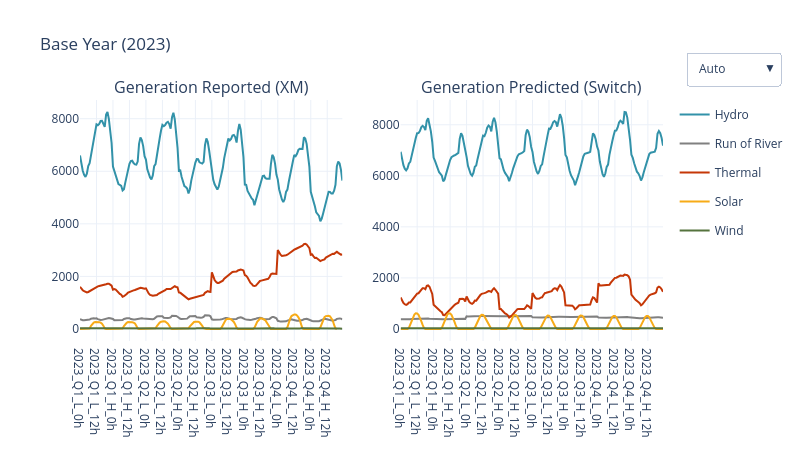

The notebook cell saved with this chart:
### Markdown cell above
### 3.4.5 Dispatch by Technology Switch x XM

### Code cell
gen_res = gen_res[['timestamp', 'Tech', 'DispatchGen_MW', ]]
gen_disp = gen_disp[gen_disp['timestamp'].str.startswith(base_year)][['timestamp', 'Tech', 'DispatchGen_MW']]

sw.dispatch.plot_base_year_comparission(gen_res, gen_disp, base_year='2023')

### Figure 1 — Plotly figure (JSON) as saved in the notebook; plotly's stock layout.template omitted (floating-point values rounded to 4 significant figures; data arrays with more than 128 entries replaced by an {"elided": "..."} marker saying what was removed)
{"data": [{"hovertemplate": "Tech=Hydro<br>timestamp=%{x}<br>DispatchGen_MW=%{y}<extra></extra>", "legendgroup": "Hydro", "line": {"color": "#3292A9", "dash": "solid"}, "marker": {"symbol": "circle"}, "mode": "lines", "name": "Hydro", "orientation": "v", "showlegend": true, "type": "scatter", "x": {"elided": "192 str values"}, "xaxis": "x", "y": {"elided": "192 float values"}, "yaxis": "y"}, {"hovertemplate": "Tech=Run of River<br>timestamp=%{x}<br>DispatchGen_MW=%{y}<extra></extra>", "legendgroup": "Run of River", "line": {"color": "#808080", "dash": "solid"}, "marker": {"symbol": "circle"}, "mode": "lines", "name": "Run of River", "orientation": "v", "showlegend": true, "type": "scatter", "x": {"elided": "192 str values"}, "xaxis": "x", "y": {"elided": "192 float values"}, "yaxis": "y"}, {"hovertemplate": "Tech=Thermal<br>timestamp=%{x}<br>DispatchGen_MW=%{y}<extra></extra>", "legendgroup": "Thermal", "line": {"color": "#C53707", "dash": "solid"}, "marker": {"symbol": "circle"}, "mode": "lines", "name": "Thermal", "orientation": "v", "showlegend": true, "type": "scatter", "x": {"elided": "192 str values"}, "xaxis": "x", "y": {"elided": "192 float values"}, "yaxis": "y"}, {"hovertemplate": "Tech=Solar<br>timestamp=%{x}<br>DispatchGen_MW=%{y}<extra></extra>", "legendgroup": "Solar", "line": {"color": "#F7AB17", "dash": "solid"}, "marker": {"symbol": "circle"}, "mode": "lines", "name": "Solar", "orientation": "v", "showlegend": true, "type": "scatter", "x": {"elided": "161 str values"}, "xaxis": "x", "y": {"elided": "161 float values"}, "yaxis": "y"}, {"hovertemplate": "Tech=Wind<br>timestamp=%{x}<br>DispatchGen_MW=%{y}<extra></extra>", "legendgroup": "Wind", "line": {"color": "#55733D", "dash": "solid"}, "marker": {"symbol": "circle"}, "mode": "lines", "name": "Wind", "orientation": "v", "showlegend": true, "type": "scatter", "x": {"elided": "192 str values"}, "xaxis": "x", "y": {"elided": "192 float values"}, "yaxis": "y"}, {"hovertemplate": "Tech=Hydro<br>timestamp=%{x}<br>DispatchGen_MW=%{y}<extra></extra>", "legendgroup": "Hydro", "line": {"color": "#3292A9", "dash": "solid"}, "marker": {"symbol": "circle"}, "mode": "lines", "name": "Hydro", "orientation": "v", "showlegend": false, "type": "scatter", "x": {"elided": "192 str values"}, "xaxis": "x2", "y": {"elided": "192 float values"}, "yaxis": "y2"}, {"hovertemplate": "Tech=Run of River<br>timestamp=%{x}<br>DispatchGen_MW=%{y}<extra></extra>", "legendgroup": "Run of River", "line": {"color": "#808080", "dash": "solid"}, "marker": {"symbol": "circle"}, "mode": "lines", "name": "Run of River", "orientation": "v", "showlegend": false, "type": "scatter", "x": {"elided": "192 str values"}, "xaxis": "x2", "y": {"elided": "192 float values"}, "yaxis": "y2"}, {"hovertemplate": "Tech=Thermal<br>timestamp=%{x}<br>DispatchGen_MW=%{y}<extra></extra>", "legendgroup": "Thermal", "line": {"color": "#C53707", "dash": "solid"}, "marker": {"symbol": "circle"}, "mode": "lines", "name": "Thermal", "orientation": "v", "showlegend": false, "type": "scatter", "x": {"elided": "192 str values"}, "xaxis": "x2", "y": {"elided": "192 float values"}, "yaxis": "y2"}, {"hovertemplate": "Tech=Solar<br>timestamp=%{x}<br>DispatchGen_MW=%{y}<extra></extra>", "legendgroup": "Solar", "line": {"color": "#F7AB17", "dash": "solid"}, "marker": {"symbol": "circle"}, "mode": "lines", "name": "Solar", "orientation": "v", "showlegend": false, "type": "scatter", "x": {"elided": "192 str values"}, "xaxis": "x2", "y": {"elided": "192 float values"}, "yaxis": "y2"}, {"hovertemplate": "Tech=Wind<br>timestamp=%{x}<br>DispatchGen_MW=%{y}<extra></extra>", "legendgroup": "Wind", "line": {"color": "#55733D", "dash": "solid"}, "marker": {"symbol": "circle"}, "mode": "lines", "name": "Wind", "orientation": "v", "showlegend": false, "type": "scatter", "x": {"elided": "192 str values"}, "xaxis": "x2", "y": {"elided": "192 float values"}, "yaxis": "y2"}], "layout": {"annotations": [{"font": {"size": 16}, "showarrow": false, "text": "Generation Reported (XM)", "x": 0.225, "xanchor": "center", "xref": "paper", "y": 1, "yanchor": "bottom", "yref": "paper"}, {"font": {"size": 16}, "showarrow": false, "text": "Generation Predicted (Switch)", "x": 0.775, "xanchor": "center", "xref": "paper", "y": 1, "yanchor": "bottom", "yref": "paper"}], "height": 450, "title": {"text": "Base Year (2023)"}, "updatemenus": [{"buttons": [{"args": [{"yaxis.autorange": true, "yaxis2.autorange": true}], "label": "Auto", "method": "relayout"}, {"args": [{"yaxis.range": [5, 30], "yaxis2.range": [5, 30]}], "label": "30 Fixed", "method": "relayout"}, {"args": [{"yaxis.range": [0, 700], "yaxis2.range": [0, 700]}], "label": "700 Fixed", "method": "relayout"}, {"args": [{"yaxis.range": [0, 9000], "yaxis2.range": [0, 9000]}], "label": "9k Fixed", "method": "relayout"}], "direction": "down", "x": 1.2, "xanchor": "right", "y": 1.2}], "width": 800, "xaxis": {"anchor": "y", "domain": [0, 0.45], "dtick": 12}, "xaxis2": {"anchor": "y2", "domain": [0.55, 1], "dtick": 12}, "yaxis": {"anchor": "x", "domain": [0, 1]}, "yaxis2": {"anchor": "x2", "domain": [0, 1]}}}
